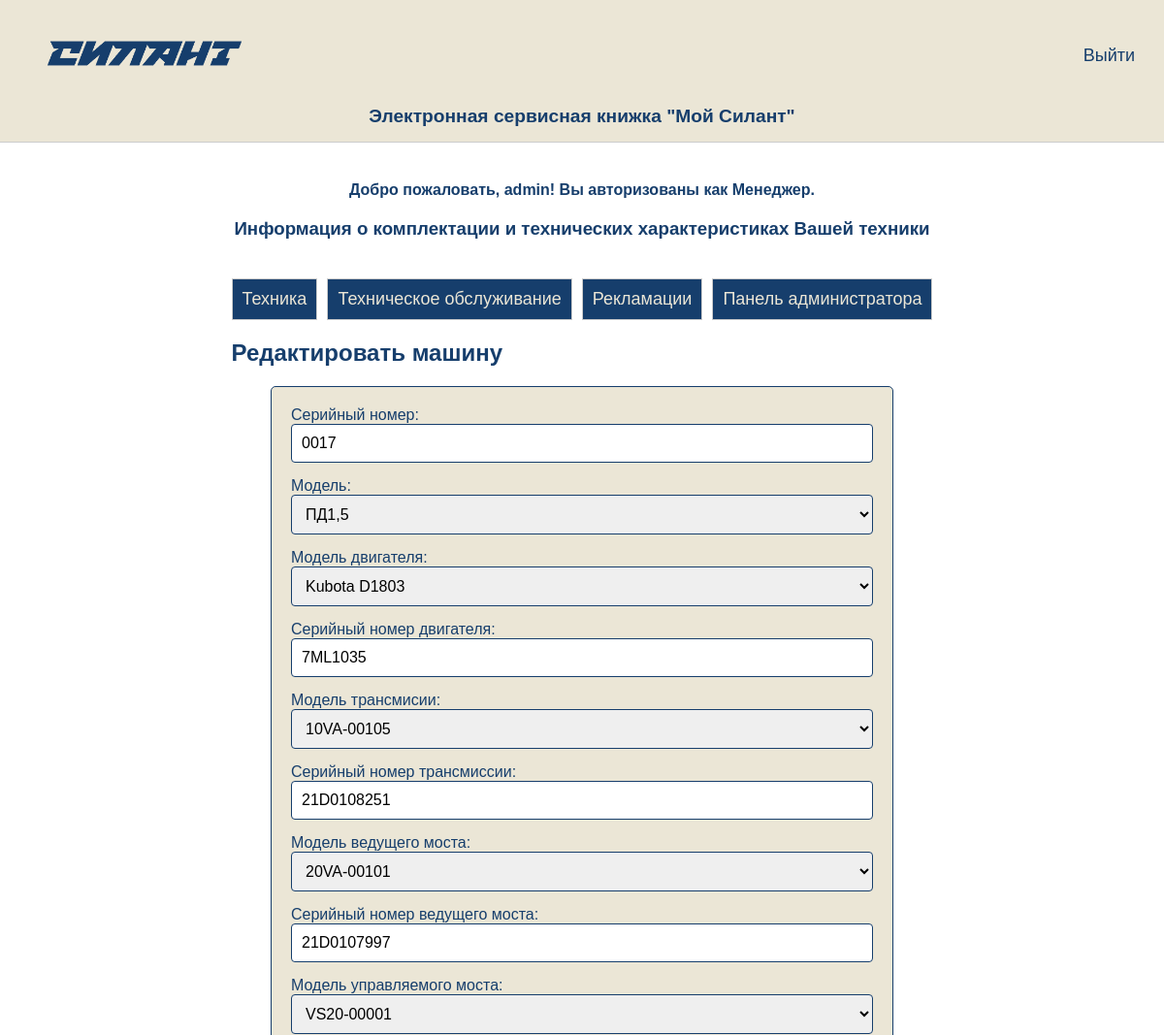
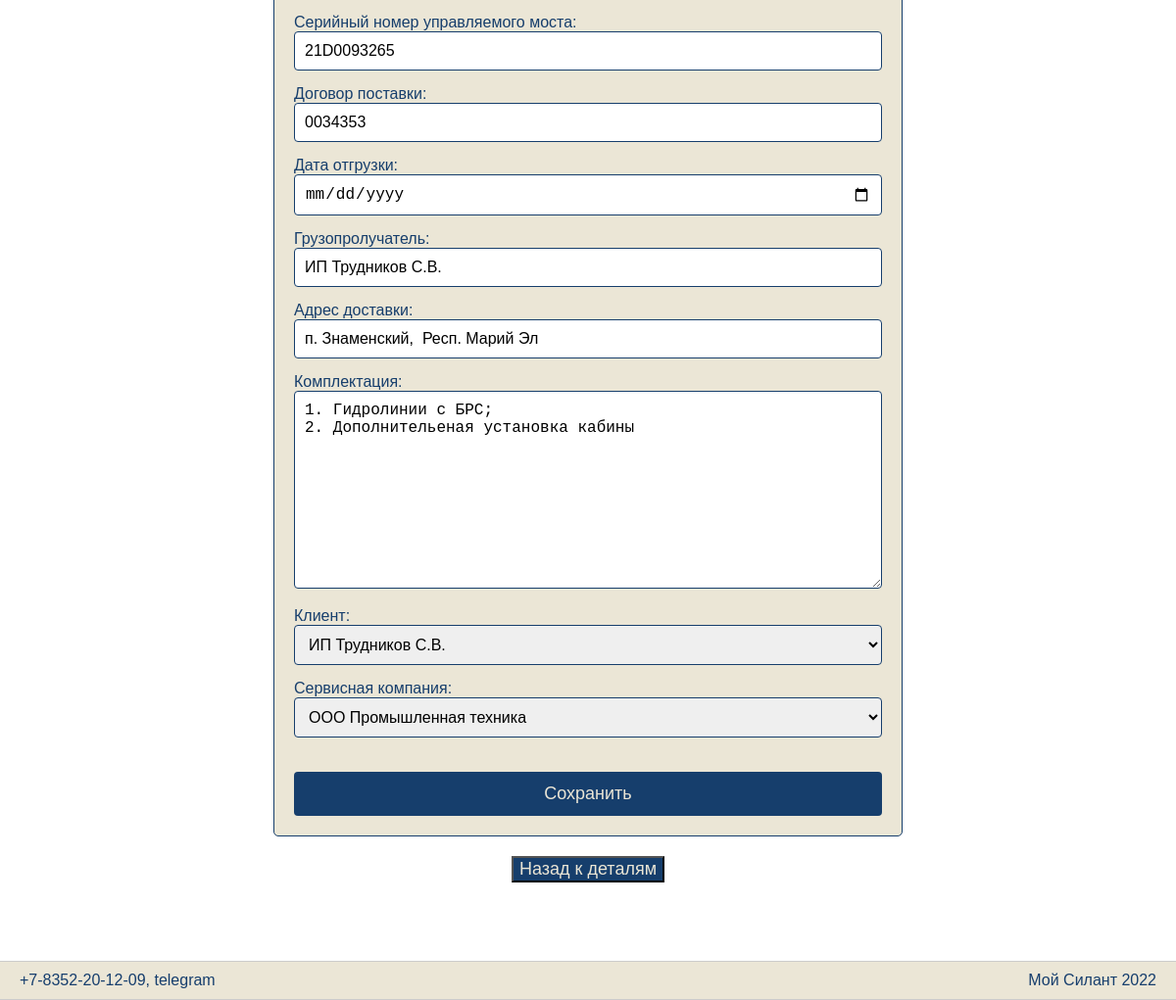
/machines/6/edit/ (signed in), run on the app's committed database (2 pictures, top to bottom).
### sylantProject/models.py (models this page shows, shortened)
class CustomUser(AbstractUser):
    ROLE_CHOICES = [
        ('client', 'Клиент'),
        ('service', 'Сервисная организация'),
        ('manager', 'Менеджер'),
    ]
    role = models.CharField(max_length=20, choices=ROLE_CHOICES, verbose_name="Роль")
    client = models.ForeignKey(Reference, null=True, blank=True, on_delete=models.SET_NULL, related_name='user_clients', verbose_name="Клиент")
    service_organization = models.ForeignKey(Reference, null=True, blank=True, on_delete=models.SET_NULL, related_name='user_service_organization', verbose_name="Сервисная организация")
    groups = models.ManyToManyField(
        Group,
        related_name='customuser_set',  # Уникальное имя для обратной связи
        blank=True,
        help_text='The groups this user belongs to. A user will get all permissions granted to each of their groups.',
        related_query_name='customuser',
    )
    user_permissions = models.ManyToManyField(
        Permission,
        related_name='customuser_set',  # Уникальное имя для обратной связи
        blank=True,
        help_text='Specific permissions for this user.',
        related_query_name='customuser',
    )

class Machine(models.Model):
    serial_number = models.CharField(max_length=100, unique=True, verbose_name="Серийный номер")
    model = models.ForeignKey(Reference, related_name='machines', on_delete=models.CASCADE, verbose_name="Модель")
    engine_model = models.ForeignKey(Reference, related_name='engine_models', on_delete=models.CASCADE, verbose_name="Модель двигателя")
    engine_serial_number = models.CharField(max_length=100, verbose_name="Серийный номер двигателя")
    transmission_model = models.ForeignKey(Reference, related_name='transmission_models', on_delete=models.CASCADE, verbose_name="Модель трансмисии")
    transmission_serial_number = models.CharField(max_length=100, verbose_name="Серийный номер трансмиссии")
    drive_axle_model = models.ForeignKey(Reference, related_name='drive_axle_models', on_delete=models.CASCADE, verbose_name="Модель ведущего моста")
    drive_axle_serial_number = models.CharField(max_length=100, verbose_name="Серийный номер ведущего моста")
    steering_axle_model = models.ForeignKey(Reference, related_name='steering_axle_models', on_delete=models.CASCADE, verbose_name="Модель управляемого моста")
    steering_axle_serial_number = models.CharField(max_length=100, verbose_name="Серийный номер управляемого моста")
    delivery_contract = models.CharField(max_length=200, verbose_name="Договор поставки")
    shipment_date = models.DateField(verbose_name="Дата отгрузки")
    consignee = models.CharField(max_length=200, verbose_name="Грузопролучатель")
    delivery_address = models.CharField(max_length=300, verbose_name="Адрес доставки")
    configuration = models.TextField(verbose_name="Комплектация")
    client = models.ForeignKey(Reference, related_name='client_machines', on_delete=models.CASCADE, verbose_name="Клиент")
    service_company = models.ForeignKey(Reference, related_name='service_machines', on_delete=models.CASCADE, verbose_name="Сервисная компания")

### sylantProject/views.py (the view, shortened to what this page needs)
# urls.py: path('machines/<int:pk>/edit/', MachineUpdateView.as_view(), name='machine_edit'),
class MachineUpdateView(ManagerRequiredMixin, LoginRequiredMixin, UpdateView):
    model = Machine
    form_class = MachineForm
    template_name = 'machine_update.html'

### sylantProject/forms.py
class MachineForm(forms.ModelForm):
    class Meta:
        model = Machine
        fields = '__all__'
        widgets = {
            'shipment_date': forms.DateInput(attrs={'type': 'date'}),
        }
    def __init__(self, *args, **kwargs):
        super().__init__(*args, **kwargs)
        self.fields['model'].queryset = Reference.objects.filter(entity__entityCategory='Модель техники')
        self.fields['engine_model'].queryset = Reference.objects.filter(entity__entityCategory='Модель двигателя')
        self.fields['transmission_model'].queryset = Reference.objects.filter(entity__entityCategory='Модель трансмиссии')
        self.fields['drive_axle_model'].queryset = Reference.objects.filter(entity__entityCategory='Модель ведущего моста')
        self.fields['steering_axle_model'].queryset = Reference.objects.filter(entity__entityCategory='Модель управляемого моста')
        self.fields['client'].queryset = Reference.objects.filter(entity__entityCategory='Клиент')
        self.fields['service_company'].queryset = Reference.objects.filter(entity__entityCategory='Сервисная компания')

### sylantProject/mixin.py (called while the page is built)
    @staticmethod
    def test_func(user, allowed_roles):
        return user.role in allowed_roles

    def dispatch(self, request, *args, **kwargs):
        allowed_roles = getattr(self, 'allowed_roles', [])
        if request.user.is_authenticated:
            if not self.test_func(request.user, allowed_roles):
                return HttpResponseForbidden()
        return super().dispatch(request, *args, **kwargs)

### sylantProject/models.py (called while the page is built)
    def __str__(self):
        return self.name

### sylantProject/templates/machine_update.html (shortened to what this page needs)
{% extends "base.html" %}
{% block content %}
    <h2>Редактировать машину</h2>
    <form method="post" class="machine-form">
        {% for field in form %}
        <div class="form-group">
            {{ field.label_tag }}
            {{ field }}
        </div>
        {% endfor %}
        <button type="submit">Сохранить</button>
    </form>
    <div class="back-button">
        <form action="{% url 'machine-detail' machine.id %}">
            <button type="submit" class="btn btn-second">Назад к деталям</button>
        </form>
    </div>
{% endblock %}

### sylantProject/templates/base.html (shortened to what this page needs)
<!DOCTYPE html>
<html lang="en">
<head>
    {% load static %}
    <link rel="stylesheet" type="text/css" href="{% static 'css/styles_new.css' %}">
</head>
<body>
    <div class="wrapper">
        <header>
            <div class="header-content">
                <div class="logo">
                    <img src="{% static 'images/logo.png' %}" alt="логотип">
                </div>
                {% if user.is_authenticated %}
                <div class="auth"><a href="{% url 'account_logout' %}">Bыйти</a></div>
                {% else %}
                <div class="auth"><a href="{% url 'account_login' %}">Aвторизация</a></div>
                {% endif %}
            </div>
            <div class="title">Электронная сервисная книжка "Мой Силант"</div>
        </header>
        <div class="container">
            <main>
        {% if user.is_authenticated %}
        <div class="results-section">
            <div class="user-info">
                <p><h4>Добро пожаловать, {{ user.username }}! Вы авторизованы как {{ user.get_role_display }}.</h4></p>
            </div>
            <div class="results-section">
            <p><h3 id="panel-title">Информация о комплектации и технических характеристиках Вашей техники</h3></p>
        </div>
        <div class="tabs">
            <button class="tab" onclick="location.href='{% url 'machine-list' %}'">Техника</button>
            <button class="tab" onclick="location.href='{% url 'maintenance-list' %}'">Техническое обслуживание</button>
            <button class="tab" onclick="location.href='{% url 'claim-list' %}'">Рекламации</button>
            {% if user.role == 'manager' %}
            <button class="tab" onclick="location.href='{% url 'manager' %}'">Панель администратора</button>
            {% endif %}
        </div>
        </div>
        {% else %}
            {% block search %}
            {% endblock %}
        {% endif %}
        {% block content %}
        {% endblock %}
    </main>
        </div>
        <footer>
            <div class="footer-content">
                <div class="contact">+7-8352-20-12-09, telegram</div>
                <div class="copyright">Мой Силант 2022</div>
            </div>
        </footer>
    </div>
</body>
</html>

### sylantProject/static/css/styles_new.css (style rules this page uses)
a { text-decoration: none; color: #163E6C; font-size: 18px; font-weight: 500; }
html, body { height: 100%; margin: 0; padding: 0; font-family: PT Astra Sans, sans-serif; color: #163E6C; }
body { display: flex; flex-direction: column; }
.wrapper { display: flex; flex-direction: column; min-height: 100vh; }
header, footer { background-color: #EBE6D6; padding: 15px 0; border-bottom: 1px solid #ccc; }
.header-content, .footer-content { max-width: 1200px; margin: 0 auto; padding: 0 30px; display: flex; justify-content: space-between; align-items: center; color: #163E6D; }
.logo { flex: 1; }
.logo img { max-height: 80px; }
.auth { flex: 1; color: #163E6C; text-align: right; }
.title { text-align: center; margin-top: 10px; font-size: 1.2em; font-weight: bold; color: #163E6C; }
.container { flex: 1; max-width: 1450px; margin: 0 auto; padding: 0 30px; }
main { padding: 20px; background-color: #fff; }
footer { border-top: 1px solid #ccc; text-align: center; padding: 10px 0; margin-top: 60px; }
.footer-content { max-width: 1200px; margin: 0 auto; padding: 0 20px; display: flex; justify-content: space-between; align-items: center; }
button { font-size: 18px; color: #EBE6D6; background-color: #163E6C; cursor: pointer; }
button { font-size: 18px; color: #EBE6D6; background-color: #163E6C; cursor: pointer; margin-top: 20px; }
.container { max-width: 100%; padding: 0 15px; box-sizing: border-box; }
.user-info { text-align: center; margin-bottom: 20px; }
.user-info h4 { margin: 0; }
.results-section { text-align: center; margin-top: 20px; }
#panel-title { margin-bottom: 10px; }
.tabs { display: flex; justify-content: center; margin-top: 20px; }
.tab { padding: 10px; border: 1px solid #ccc; cursor: pointer; }
.tab:not(:last-child) { margin-right: 10px; }
.machine-form { max-width: 600px; margin: 0 auto; padding: 20px; border: 1px solid #163E6C; border-radius: 5px; background-color: #EBE6D6; }
.machine-form input[type="text"], .machine-form input[type="date"], .machine-form input[type="number"], .machine-form input[type="email"], .machine-form input[type="password"], .machine-form select, .machine-form textarea { width: 100%; padding: 10px; margin-bottom: 15px; border: 1px solid #163E6C; border-radius: 4px; box-sizing: border-box; font-size: 16px; }
.machine-form button { width: 100%; padding: 12px; background-color: #163E6C; color: #EBE6D6; border: none; border-radius: 4px; cursor: pointer; font-size: 18px; margin-top: 20px }
.back-button { text-align: center; }

### data on the page
CustomUser: username "admin", role "Менеджер"
Machine: form "0017" "ПД1,5" "Kubota D1803" "7ML1035" "10VA-00105" "21D0108251" "20VA-00101" "21D0107997" "VS20-00001" "21D0093265" "0034353" "ИП Трудников С.В." "п. Знаменский, Респ. Марий Эл" "1. Гидролинии с БРС; 2. Дополнительеная установка кабины" "ИП Трудников С.В." "ООО Промышленная техника"

### other printed values
{{ field.label_tag }} "Серийный номер:" "Модель:" "Модель двигателя:" "Серийный номер двигателя:" "Модель трансмисии:" "Серийный номер трансмиссии:" "Модель ведущего моста:" "Серийный номер ведущего моста:" "Модель управляемого моста:" "Серийный номер управляемого моста:" "Договор поставки:" "Дата отгрузки:" "Грузопролучатель:" "Адрес доставки:" "Комплектация:" "Клиент:" "Сервисная компания:"
